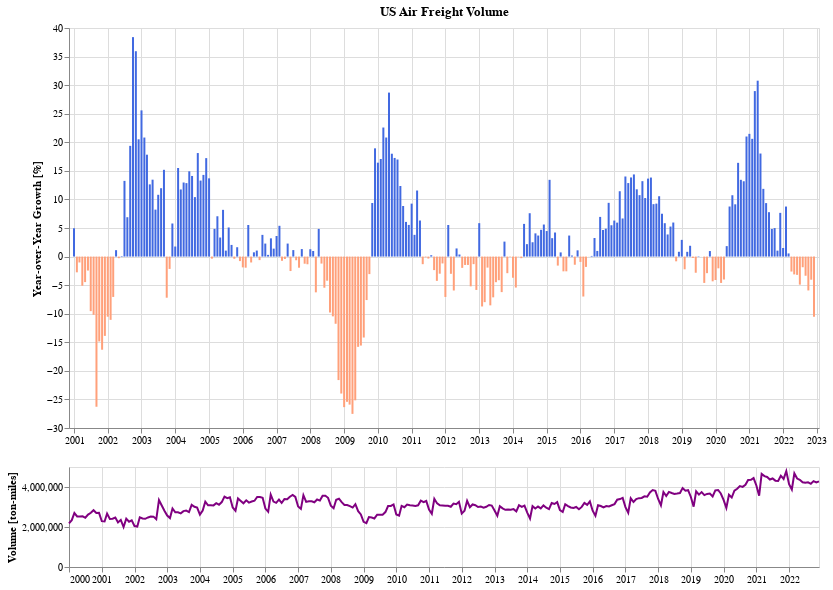

Notebook source saved alongside this figure:
### Markdown cell above
## Airline Freight

### Code cell
c = doComboChart(df_af)
c.save('transportation-air-waterway.png')
c.display()

### Figure 1 — Vega-Lite specification as saved in the notebook (floating-point values rounded to 4 significant figures; data arrays with more than 128 entries replaced by an {"elided": "..."} marker saying what was removed)
{"config": {"view": {"continuousWidth": 400, "continuousHeight": 300}}, "vconcat": [{"mark": {"type": "bar", "color": "blue", "width": 2}, "encoding": {"color": {"condition": {"value": "lightsalmon", "test": "datum['yoy'] < 0"}, "value": "royalblue"}, "tooltip": [{"field": "dt", "format": "%b %Y", "type": "temporal"}, {"field": "AIR_RTMFM", "format": ",.02f", "type": "quantitative"}], "x": {"axis": {"title": ""}, "field": "dt", "impute": {"value": null}, "scale": {"domain": {"selection": "selector001"}}, "type": "temporal"}, "y": {"axis": {"title": "Year-over-Year Growth [%]"}, "field": "yoy", "impute": {"keyvals": [400, 1000], "method": "value"}, "type": "quantitative"}}, "height": 400, "title": "US Air Freight Volume", "transform": [{"window": [{"op": "lag", "field": "AIR_RTMFM", "param": 12, "as": "previous"}], "sort": [{"field": "dt"}]}, {"calculate": "((datum['AIR_RTMFM'] - datum.previous) / datum.previous) * 100", "as": "yoy"}], "width": 750}, {"mark": {"type": "line", "color": "purple"}, "encoding": {"tooltip": [{"field": "dt", "format": "%b %Y", "type": "temporal"}, {"field": "AIR_RTMFM", "format": ",.02f", "type": "quantitative"}], "x": {"axis": {"title": ""}, "field": "dt", "type": "temporal"}, "y": {"axis": {"title": "Volume [ton-miles]"}, "field": "AIR_RTMFM", "type": "quantitative"}}, "height": 100, "selection": {"selector001": {"type": "interval", "encodings": ["x"]}}, "width": 750}], "background": "white", "data": {"name": "data-a99ed0050f2426b2827ac30191bc7ede"}, "$schema": "https://vega.github.io/schema/vega-lite/v4.17.0.json", "datasets": {"data-a99ed0050f2426b2827ac30191bc7ede": {"elided": "276 records"}}}
